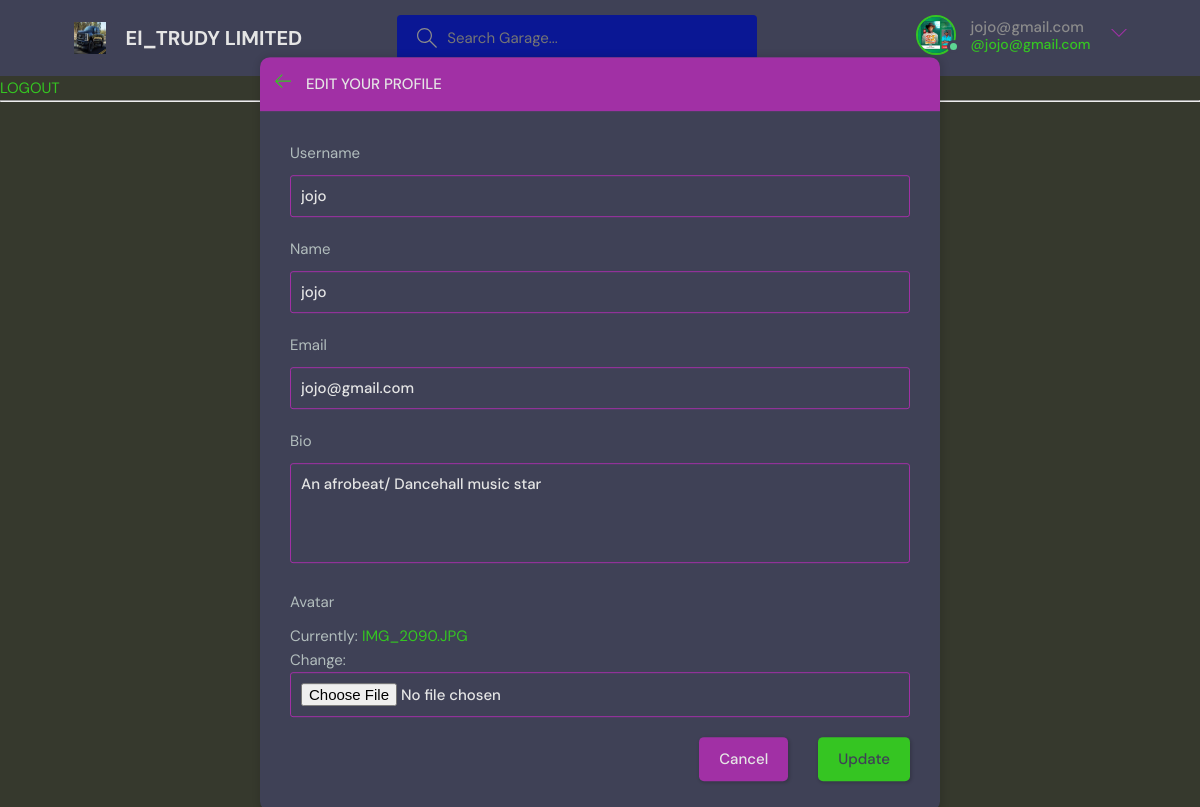
Screenshot of /edit/ (signed in) with the database file from the repository.
### room/models.py (models this page shows)
class User(AbstractUser):
    name = models.CharField (max_length=200, null =True)
    email = models.EmailField(unique=True)
    bio = models.TextField( null=True)
    avatar = models.ImageField(null=True, default= "avatar.svg")
    USERNAME_FIELD = 'email'
    REQUIRED_FIELDS = []

### users/views.py (the view)
# urls.py: path('edit/', views.exit_user, name = 'edit_user')
@login_required(login_url='login')
def exit_user(request):
   user = request.user
   form = EditForm(instance=user)
   if request.method == "POST":
      form = EditForm(request.POST, request.FILES, instance=user)
      if form.is_valid():
         form.save()
         return redirect('profile', pk=user.id)
   return render(request, 'users/update-user.html', {'form': form})

### room/forms.py
class EditForm(ModelForm):
    class Meta:
        model = User
        fields = ['username','name', 'email','bio', 'avatar']

### users/templates/users/update-user.html (shortened to what this page needs)
{% extends "main.html" %}
{% block content %}
<main class="update-account layout">
        <div class="container">
            <div class="layout__box">
                <div class="layout__boxHeader">
                    <div class="layout__boxTitle">
                        <a href="{% url 'home'%}">
                            <svg version="1.1" xmlns="http://www.w3.org/2000/svg" width="32" height="32"
                                viewBox="0 0 32 32">
                                <title>arrow-left</title>
                                <path
                                    d="M13.723 2.286l-13.723 13.714 13.719 13.714 1.616-1.611-10.96-10.96h27.625v-2.286h-27.625l10.965-10.965-1.616-1.607z">
                                </path>
                            </svg>
                        </a>
                        <h3>Edit your profile</h3>
                    </div>
                </div>
                <div class="layout__body">
                    <form class="form" action="" method="POST" enctype="multipart/form-data">
                      {% for feild  in  form %}
                       <div class="form__group">
                            <label for="profile_pic">{{feild.label}}</label>
                            {{feild}}
                        </div>
                        {% endfor %}
                        <div class="form__action">
                         <a class="btn btn--dark" href="{% url 'home'%}">Cancel</a>
                            <button class="btn btn--main" type="submit">Update</button>
                        </div>
                    </form>
                </div>
            </div>
        </div>
    </main>
    {% endblock content %}

### templates/navbar.html (shortened to what this page needs)
{% load static %}
<header class="header header--loggedIn">
    <div class="container">
      <a href="{% url 'home'%}" class="header__logo">
        <img src="{% static 'images/icons/ford.jpeg'%}" />
        <h1>El_TRUDY LIMITED</h1>
      </a>
      <form class="header__search" method = 'GET' action = "{% url 'home'%}">
        <label>
          <input name="q" placeholder="Search Garage..." />
        </label>
      </form>
      <nav class="header__menu">
        {% if request.user.is_authenticated %}
        <div class="header__user">
          <a href="{% url 'edit_user'%}">
            <div class="avatar avatar--medium active">
              <img src="{{request.user.avatar.url}}" />
            </div>
            <p>{{request.user}} <span>@{{request.user}}</span></p>
          </a>
          <button class="dropdown-button">
            <svg version="1.1" xmlns="http://www.w3.org/2000/svg" width="32" height="32" viewBox="0 0 32 32">
              <title>chevron-down</title>
              <path d="M16 21l-13-13h-3l16 16 16-16h-3l-13 13z"></path>
            </svg>
          </button>
        </div>
        {% else %}
         <a href="{% url 'login' %}">
          <img src="{% static 'images/avatar.svg' %}" />
          <p>Login</p>
        </a>
        {% endif %}
      </nav>
    </div>
  </header>
{% if request.user.is_authenticated %}
<a href="{% url 'logout' %}">LOGOUT</a>
{%else%}
<a href="{% url 'login'%}">LOGIN</a>
{% endif %}

### rows the page displays
User: user.avatar (picture), user "jojo@gmail.com", form "jojo" "jojo" "jojo@gmail.com" "An afrobeat/ Dancehall music star"

### other values shown
{{ feild.label }} "Username" "Name" "Email" "Bio" "Avatar"
